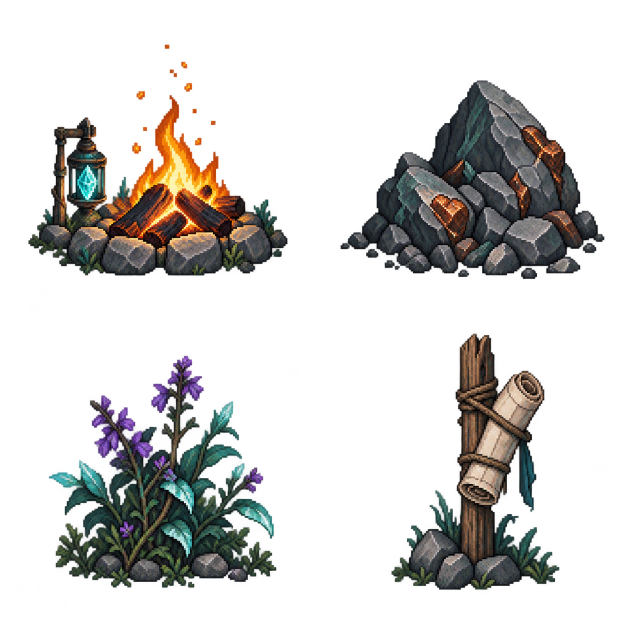
#> input picture art/campaign/v001/sources/props.png, 1254 x 1254 px (shown at 1/2 size)
$ python prepare_dragon_art.py ../art/campaign/v001/sources/props.png ../art/campaign/v001/sources/props.png
#> lines starting #> are read from the running program, lines starting #| are printed output that depends on the picture; after the words box and inside, x2 and y2 are one past the last pixel; in counts of white or black regions, pixels touching at a corner belong together
"""Cut the approved generated transparent sprite sheet into aligned pixel frames.
Requires Pillow and numpy; run with the bundled workspace Python.
"""
from pathlib import Path
import sys
from PIL import Image
import numpy as np
source=Path(sys.argv[1]);destination=Path(sys.argv[2]);destination.mkdir(parents=True,exist_ok=True)
im=Image.open(source).convert('RGBA');a=np.array(im);mask=a[:,:,3]>20;h,w=mask.shape
#> further down, im is the input picture: PIL image 1254x1254 RGBA; mean R, G, B, A 21.7, 20.2, 18.2, 62.6
#> after `mask = a[:, :, 3] > 20`:
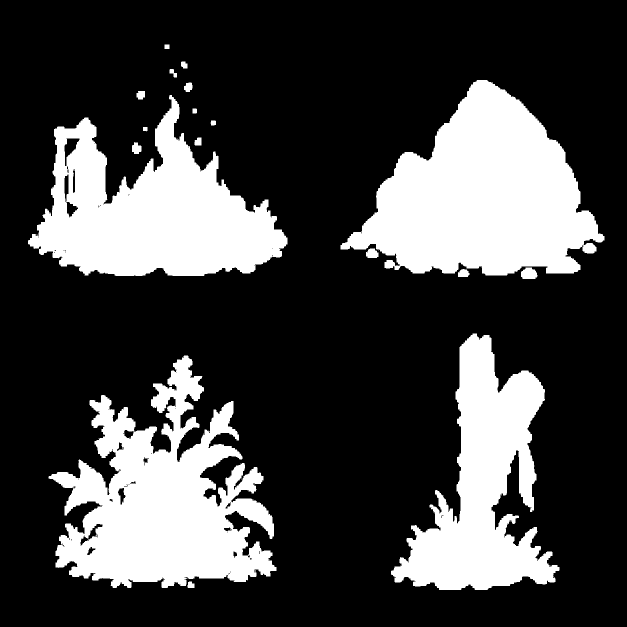
#> mask: shape (1254, 1254) bool (shown at 1/2 size); 25.9% white; 51 white regions (33 under 20 px), largest, box (x1, y1, x2, y2) and area: (681, 160, 1209, 551) 119290, (97, 711, 553, 1176) 109178, (56, 190, 575, 552) 97496
#> after `h, w = mask.shape`: h = 1254; w = 1254
labels=np.zeros((h,w),np.int32);components=[];tag=0
for y,x in np.argwhere(mask):
    if labels[y,x]:continue
    tag+=1;queue=[(int(y),int(x))];labels[y,x]=tag;xs=[];ys=[]
    while queue:
        py,px=queue.pop();xs.append(px);ys.append(py)
        for ny,nx in [(py-1,px),(py+1,px),(py,px-1),(py,px+1)]:
            if 0<=ny<h and 0<=nx<w and mask[ny,nx] and labels[ny,nx]==0:
                labels[ny,nx]=tag;queue.append((ny,nx))
    if len(xs)>10000:components.append((tag,(min(xs),min(ys),max(xs)+1,max(ys)+1)))
#> this loop made 407881 passes
#> (y, x) on passes 2 to 4: (89, 330), (89, 331), (89, 332)
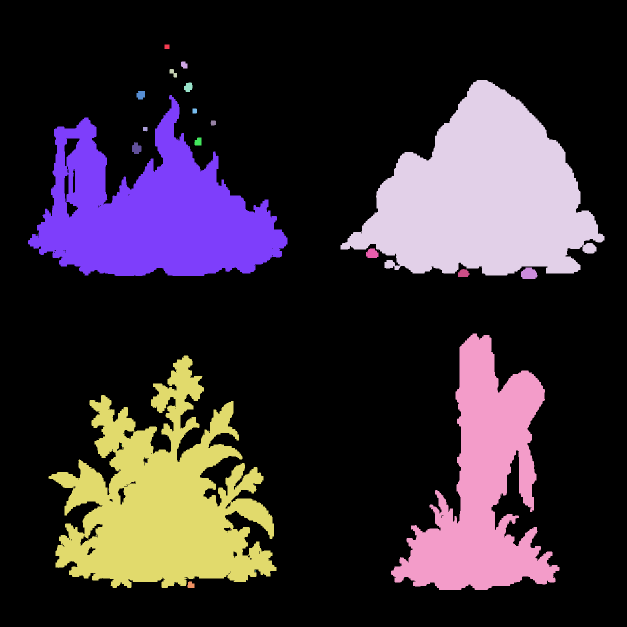
#> labels: shape (1254, 1254) int32 (shown at 1/2 size); 60 distinct labels, from 0 to 59; one colour per label, 0 black
#> after the loop, components = [(4, (681, 160, 1209, 551)), (7, (56, 190, 575, 552)), (25, (782, 667, 1119, 1180)), (26, (97, 711, 553, 1176))]; tag = 59
assert len(components)==4,'Expected exactly four complete dragon silhouettes'
components.sort(key=lambda part:(part[1][1]//(h//2),part[1][0]))
sheet=Image.new('RGBA',(1024,208))
#> sheet: PIL image 1024x208 RGBA; every value is 0
for i,(tag,bounds) in enumerate(components):
    pixels=a.copy();pixels[labels!=tag]=0
    sprite=Image.fromarray(pixels).crop(bounds)
    sprite=sprite.resize((round(sprite.width*.35),round(sprite.height*.35)),Image.Resampling.NEAREST)
    sprite=sprite.quantize(colors=48,method=Image.Quantize.FASTOCTREE,dither=Image.Dither.NONE).convert('RGBA')
    frame=Image.new('RGBA',(256,208));frame.alpha_composite(sprite,(12,204-sprite.height))
    sheet.alpha_composite(frame,(i*256,0))
#> this loop made 4 passes
#> (tag, bounds) on passes 1 to 4: (7, (56, 190, 575, 552)), (4, (681, 160, 1209, 551)), (26, (97, 711, 553, 1176)), (25, (782, 667, 1119, 1180))
#> pass 1, `sprite=sprite.quantize(colors=48,method=Image.Quantize.FASTOCTREE,dith..`:
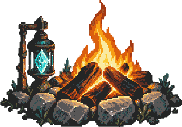
#> sprite: PIL image 182x127 RGBA; mean R, G, B, A 53.5, 40.2, 27, 125.1; transparent parts drawn white
#> after the loop:
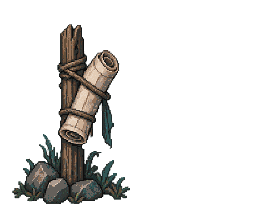
#> frame: PIL image 256x208 RGBA; mean R, G, B, A 14.8, 13.9, 12.1, 43.7; transparent parts drawn white
#> after the loop:
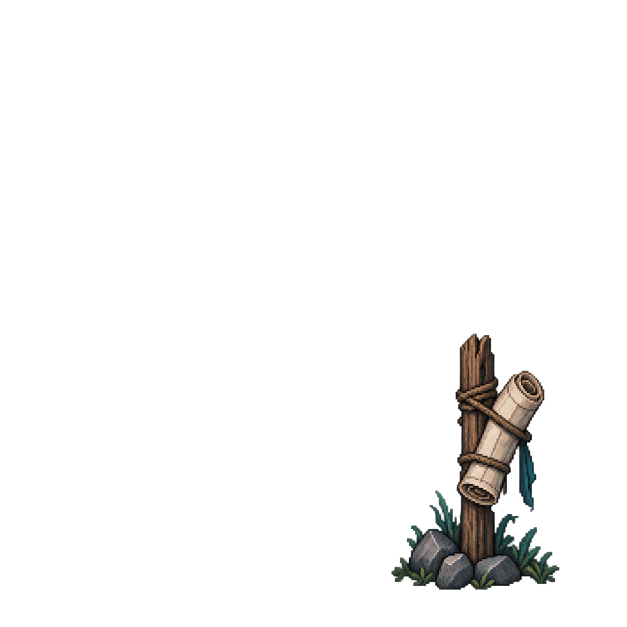
#> pixels: shape (1254, 1254, 4) (shown at 1/2 size); mean R, G, B, A 4.1, 3.9, 3.4, 12.1; transparent parts drawn white
#> after the loop:
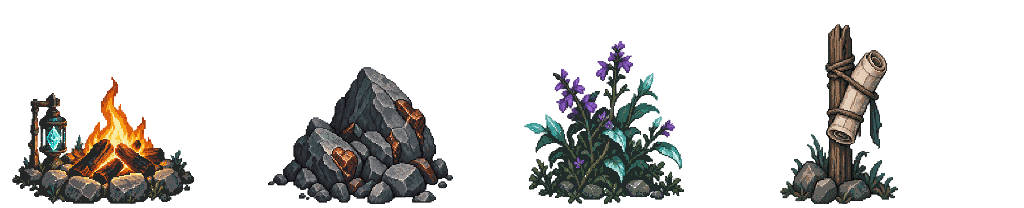
#> sheet: PIL image 1024x208 RGBA; mean R, G, B, A 17.4, 16.6, 15, 56; transparent parts drawn white
#> after the loop:
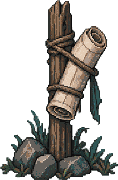
#> sprite: PIL image 118x180 RGBA; mean R, G, B, A 37.2, 34.8, 30.4, 109.4; transparent parts drawn white
sheet.save(destination/'dragon.png')
im.save(destination/'source.png')
print(destination/'dragon.png')
